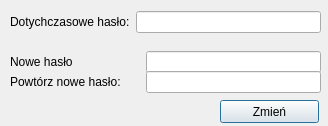
<?xml version="1.0" encoding="UTF-8"?>
<ui version="4.0">
 <class>DlgUserPasswordChange</class>
 <widget class="QDialog" name="DlgUserPasswordChange">
  <property name="geometry">
   <rect>
    <x>0</x>
    <y>0</y>
    <width>328</width>
    <height>126</height>
   </rect>
  </property>
  <property name="minimumSize">
   <size>
    <width>328</width>
    <height>126</height>
   </size>
  </property>
  <property name="maximumSize">
   <size>
    <width>328</width>
    <height>126</height>
   </size>
  </property>
  <property name="windowTitle">
   <string>Zmiana hasła</string>
  </property>
  <widget class="QPushButton" name="btnChange">
   <property name="geometry">
    <rect>
     <x>220</x>
     <y>100</y>
     <width>99</width>
     <height>23</height>
    </rect>
   </property>
   <property name="text">
    <string>Zmień</string>
   </property>
  </widget>
  <widget class="QWidget" name="">
   <property name="geometry">
    <rect>
     <x>10</x>
     <y>10</y>
     <width>311</width>
     <height>24</height>
    </rect>
   </property>
   <layout class="QHBoxLayout" name="horizontalLayout">
    <item>
     <widget class="QLabel" name="label">
      <property name="text">
       <string>Dotychczasowe hasło:</string>
      </property>
     </widget>
    </item>
    <item>
     <widget class="QLineEdit" name="txtOldPassword">
      <property name="echoMode">
       <enum>QLineEdit::Password</enum>
      </property>
     </widget>
    </item>
   </layout>
  </widget>
  <widget class="QWidget" name="">
   <property name="geometry">
    <rect>
     <x>10</x>
     <y>50</y>
     <width>311</width>
     <height>24</height>
    </rect>
   </property>
   <layout class="QHBoxLayout" name="horizontalLayout_2">
    <item>
     <widget class="QLabel" name="label_2">
      <property name="minimumSize">
       <size>
        <width>130</width>
        <height>0</height>
       </size>
      </property>
      <property name="text">
       <string>Nowe hasło</string>
      </property>
     </widget>
    </item>
    <item>
     <widget class="QLineEdit" name="txtNewPassword">
      <property name="echoMode">
       <enum>QLineEdit::Password</enum>
      </property>
     </widget>
    </item>
   </layout>
  </widget>
  <widget class="QWidget" name="">
   <property name="geometry">
    <rect>
     <x>10</x>
     <y>70</y>
     <width>311</width>
     <height>24</height>
    </rect>
   </property>
   <layout class="QHBoxLayout" name="horizontalLayout_3">
    <item>
     <widget class="QLabel" name="label_3">
      <property name="minimumSize">
       <size>
        <width>130</width>
        <height>0</height>
       </size>
      </property>
      <property name="text">
       <string>Powtórz nowe hasło:</string>
      </property>
     </widget>
    </item>
    <item>
     <widget class="QLineEdit" name="txtNewPasswordRep">
      <property name="echoMode">
       <enum>QLineEdit::Password</enum>
      </property>
     </widget>
    </item>
   </layout>
  </widget>
 </widget>
 <resources/>
 <connections/>
</ui>
